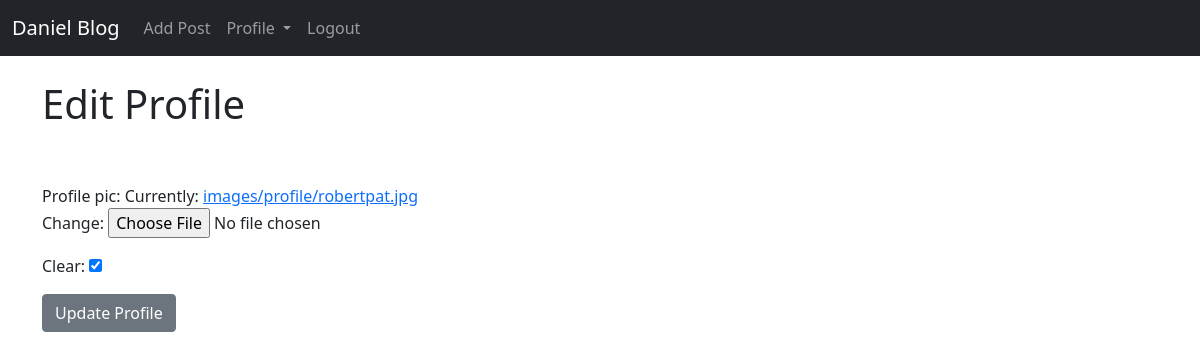
The app's page /members/11/edit_profile_page/ (signed in), older data.
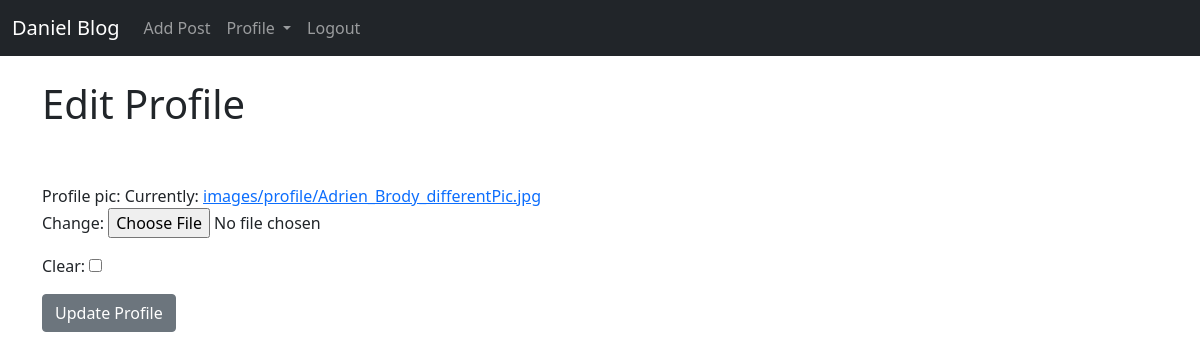
The same page, newer data.
### theblog/models.py (models this page shows, shortened)
class Profile(models.Model):
    user=models.OneToOneField(User,null=True,on_delete=models.CASCADE)
    profile_pic = models.ImageField(null=True,upload_to="images/profile/")
    clear = models.BooleanField(default=False)

### members/views.py (the view, shortened to what this page needs)
# urls.py: path("<int:pk>/edit_profile_page/", EditProfilePageView.as_view(), name="edit_profile_page"),
class EditProfilePageView(generic.UpdateView):
    form_class = ProfilePageForm
    model = Profile
    template_name = "registration/edit_profile_page.html"
    success_url = reverse_lazy('home')

### members/forms.py (shortened to what this page needs)
class ProfilePageForm(forms.ModelForm):
    class Meta:
        model = Profile
        fields=("profile_pic","user","clear")
        profile_pic = models.ImageField(null=True, blank=True, upload_to="images/profile/")
        widgets={
            "user": forms.TextInput(attrs={"class": "form-control", "value": "", "id": "daniel", "type": "hidden"}),
            "clear":forms.CheckboxInput()
        }

### members/templates/registration/edit_profile_page.html (shortened to what this page needs)
{% extends "base.html" %}
{% block content %}
{% if user.is_authenticated %}
    {%  if user.id == profile.user.id %}
        <h1>Edit Profile </h1>
        <br/><br/>
          <div class="mb-3">
            <form method="POST" enctype="multipart/form-data">
                {{ form.as_p }}
                <button class="btn btn-secondary">Update Profile</button>
        </form>
          </div>
            {% endif %}
            {% else %}
            You're not allowed here!
            {% endif %}
        {% endblock %}

Row changes from the older to the newer data that the page shows:
changed Profile: clear "☑" → "☐"
Text that changed along with them:
text no longer shown: "Profile pic: Currently: images/profile/robertpat.jpg Change: Clear:"
text now shown: "Profile pic: Currently: images/profile/Adrien_Brody_differentPic.jpg Change: Clear:"
